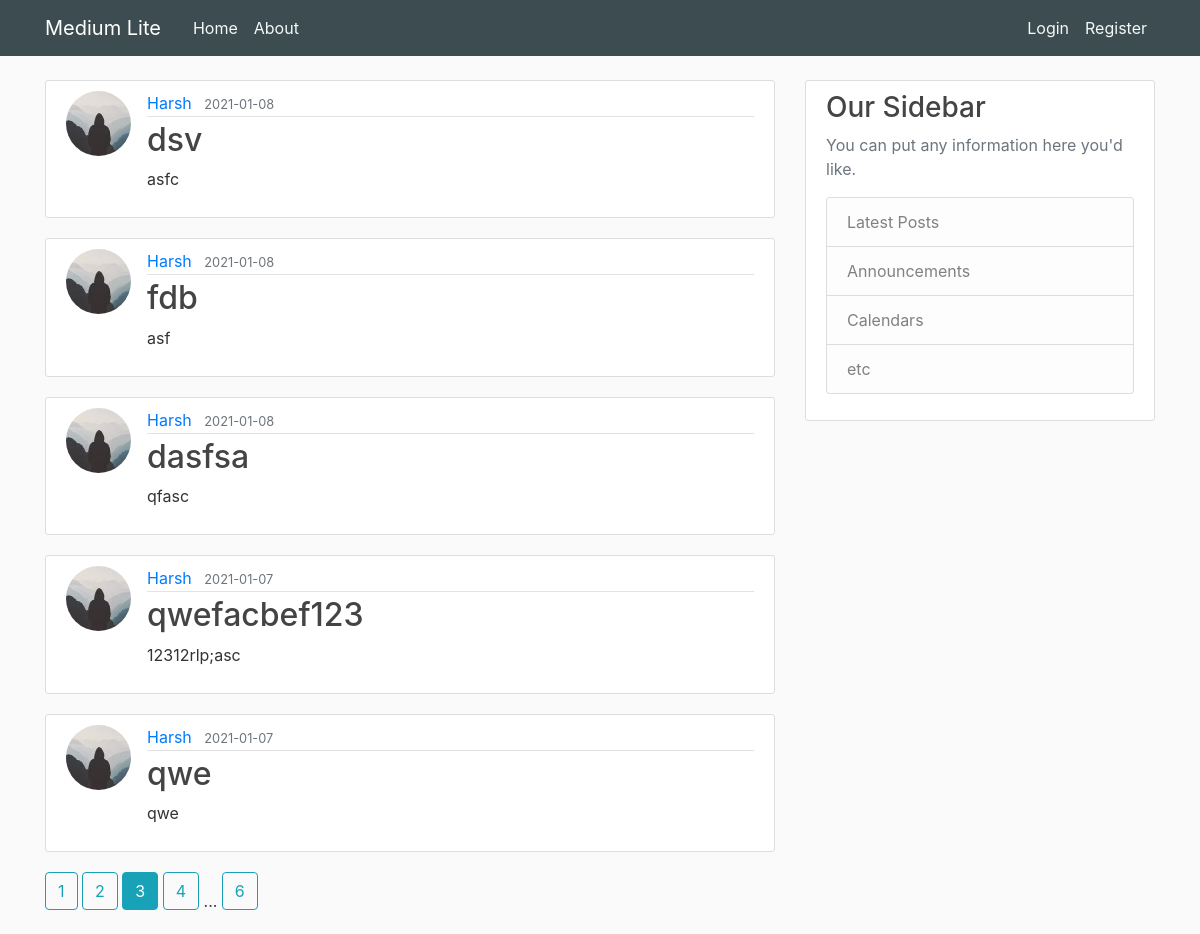
Screenshot of /home?page=3 with the database file from the repository.
### flaskblog/models.py (models this page shows, shortened)
class Post(db.Model):
    id = db.Column(db.Integer, primary_key=True)
    title = db.Column(db.String(100), nullable=False)
    date_posted = db.Column(db.DateTime, nullable=False, default=datetime.utcnow)
    content = db.Column(db.Text, nullable=False)
    user_id = db.Column(db.Integer, db.ForeignKey('user.id'), nullable=True)

class User(db.Model,UserMixin):
    id = db.Column(db.Integer, primary_key=True)
    username = db.Column(db.String(20), unique=True, nullable=False)
    email = db.Column(db.String(120), unique=True, nullable=False)
    image_file = db.Column(db.String(20), nullable=False, default='default.jpg')
    password = db.Column(db.String(60), nullable=False)
    posts = db.relationship('Post', backref='author', lazy=True)

### flaskblog/routes.py (the view)
@app.route("/")
@app.route("/home")
def home():
    page=request.args.get('page',1,type=int)
    posts=Post.query.order_by(Post.date_posted.desc()).paginate(page=page,per_page=5)
    return render_template('home.html', posts=posts)

### flaskblog/templates/home.html
{%extends "layout.html" %}
{%block content%}
        {%for post in posts.items %}
        <article class="media content-section">
            <img class="rounded-circle article-img" src="{{url_for('static',filename='profile_pic/'+post.author.image_file)}}">
            <div class="media-body">
              <div class="article-metadata">
                <a class="mr-2" href="{{url_for('user_posts',username=post.author.username)}}">{{ post.author.username }}</a>
                <small class="text-muted">{{ post.date_posted.strftime('%Y-%m-%d') }}</small>
              </div>
              <h2><a class="article-title" href="{{url_for('post',post_id=post.id)}}">{{ post.title }}</a></h2>
              <p class="article-content">{{ post.content }}</p>
            </div>
          </article>
        {%endfor%}
          {% for page_num in posts.iter_pages(left_edge=1,right_edge=1,left_current=1,right_current=2) %}
          {% if page_num %}
            {% if posts.page==page_num %}
            <a class="btn btn-info mb-4" href="{{url_for('home',page=page_num)}}">{{page_num}}</a>
            {% else %}
            <a class="btn btn-outline-info mb-4" href="{{url_for('home',page=page_num)}}">{{page_num}}</a>
            {% endif %}
          {% else %}
              ...
          {% endif %}
        {% endfor %}
{%endblock content %}

### flaskblog/static/main.css (style rules this page uses)
body { background: #fafafa; color: #333333; margin-top: 5rem; }
h1, h2, h3, h4, h5, h6 { color: #444444; }
.content-section { background: #ffffff; padding: 10px 20px; border: 1px solid #dddddd; border-radius: 3px; margin-bottom: 20px; }
.article-title { color: #444444; }
.article-content { white-space: pre-line; }
.article-img { height: 65px; width: 65px; margin-right: 16px; }
.article-metadata { padding-bottom: 1px; margin-bottom: 4px; border-bottom: 1px solid #e3e3e3; }

### rows the page displays
Post: image_file (picture), author.username "Harsh", date_posted "2021-01-08", title "dsv", content "asfc"
Post: image_file (picture), author.username "Harsh", date_posted "2021-01-08", title "fdb", content "asf"
Post: image_file (picture), author.username "Harsh", date_posted "2021-01-08", title "dasfsa", content "qfasc"
Post: image_file (picture), author.username "Harsh", date_posted "2021-01-07", title "qwefacbef123", content "12312rlp;asc"
Post: image_file (picture), author.username "Harsh", date_posted "2021-01-07", title "qwe", content "qwe"

### other values shown
{{ page_num }} "1" "2" "4" "6"
{{ page_num }} "3"
